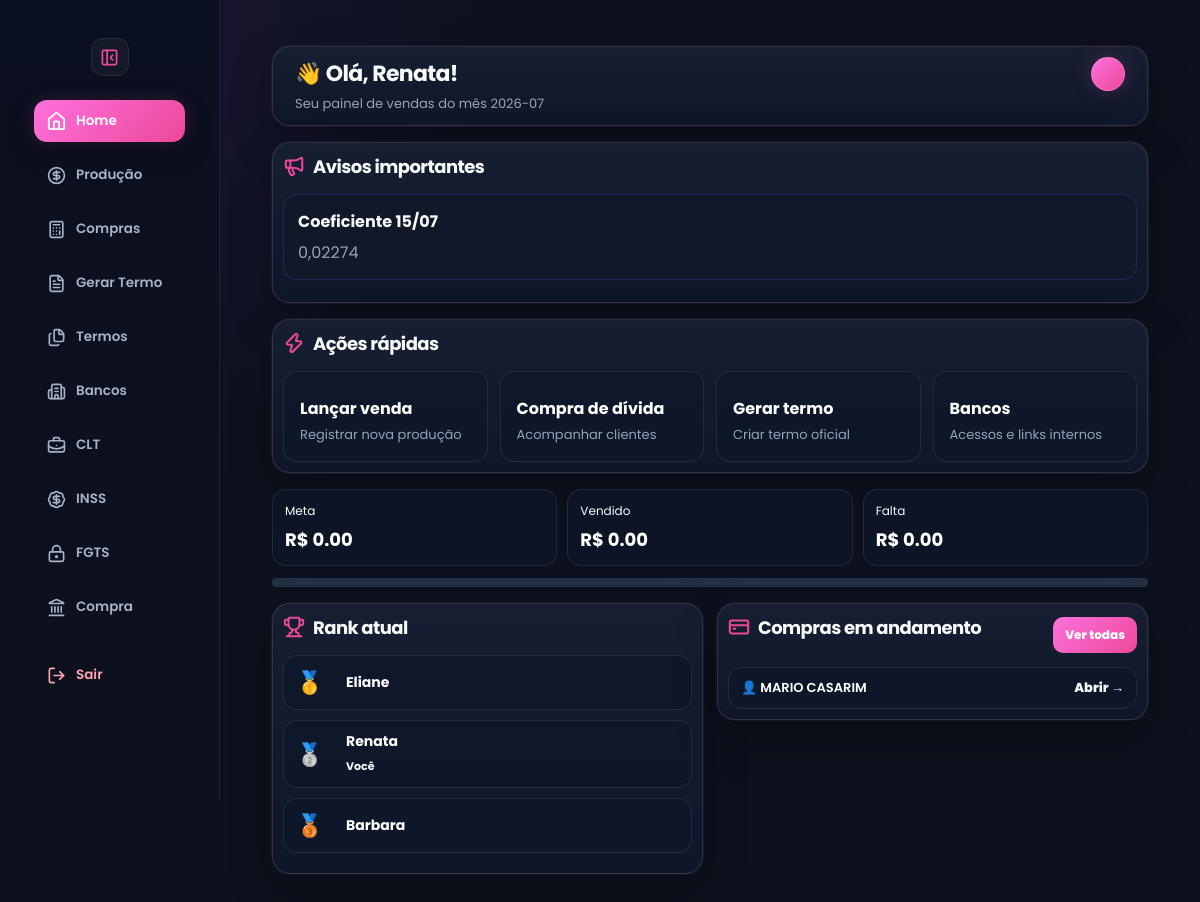
Page /home (signed in) on the earlier database version.
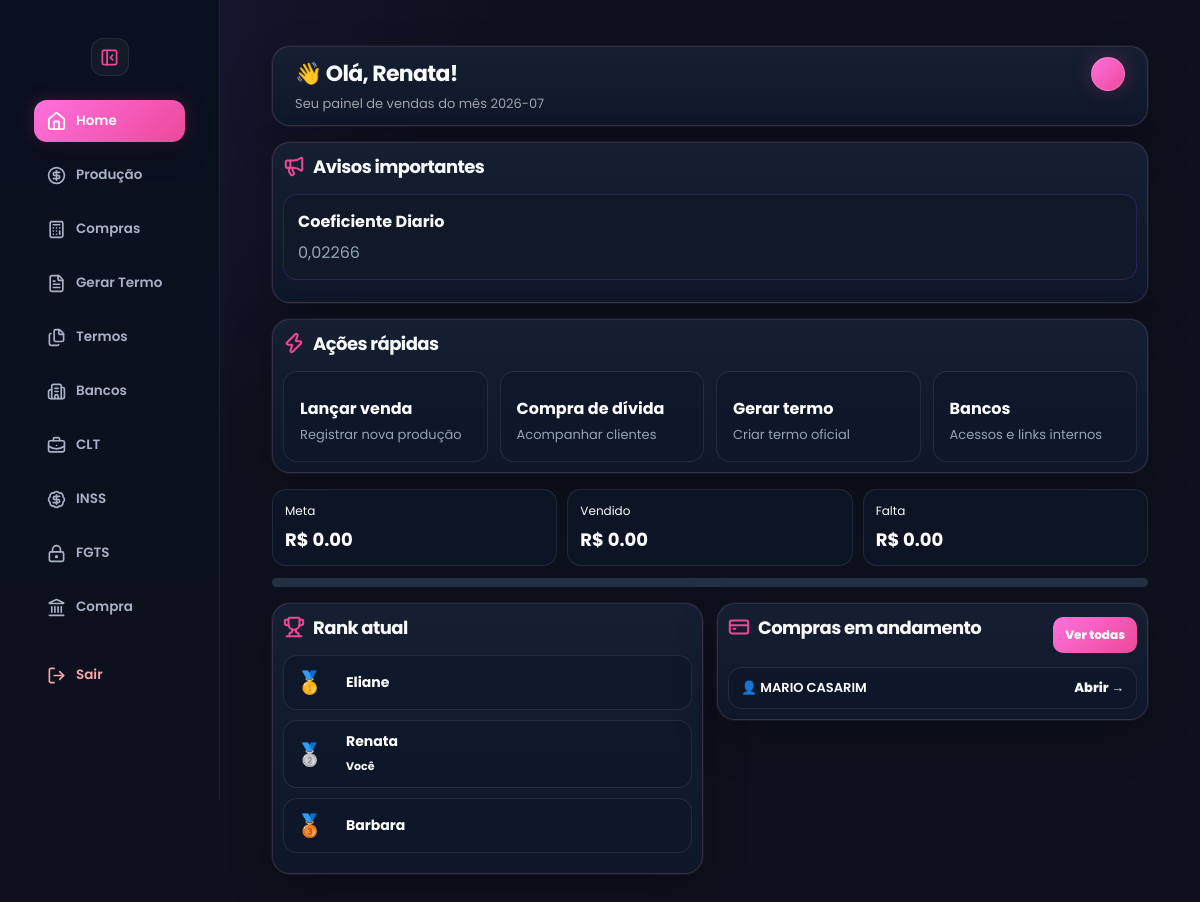
Same page on the later database version.
### tables this page shows
CREATE TABLE avisos (
    id INTEGER PRIMARY KEY AUTOINCREMENT,
    titulo TEXT,
    mensagem TEXT
, criado_em TEXT, categoria TEXT DEFAULT 'informativo');

CREATE TABLE usuarios (
    id INTEGER PRIMARY KEY AUTOINCREMENT,
    usuario TEXT UNIQUE,
    senha TEXT,
    tipo TEXT
, tema TEXT DEFAULT 'rose', cpf TEXT, email TEXT, ativo INTEGER DEFAULT 1, ultimo_login TEXT);

CREATE TABLE clientes_compra (
            id INTEGER PRIMARY KEY AUTOINCREMENT,
            usuario_id INTEGER,
            usuario_nome TEXT,

            nome TEXT NOT NULL,
            cpf TEXT,
            telefone TEXT,

            parcela_nova REAL DEFAULT 0,
            coeficiente REAL DEFAULT 0,
            valor_liberado REAL DEFAULT 0,

            status TEXT DEFAULT 'EM ANDAMENTO',
            data_criacao DATETIME DEFAULT CURRENT_TIMESTAMP
        , rg TEXT, profissao TEXT, endereco TEXT, numero TEXT, bairro_complemento TEXT, cidade TEXT DEFAULT 'Paraguaçu Paulista', estado TEXT DEFAULT 'SP');

### app.py (the view, shortened to what this page needs)
@app.route("/home")
def home():
    if not verificar_login():
        return redirect("/")
    tipo_usuario = session.get("tipo", "").lower().strip()
    if tipo_usuario not in ["master", "adm", "admin"]:
        return home_vendas()

### app.py (called while the page is built)
def tema_usuario():
    if "usuario_id" not in session:
        return "rose"
    conn = conectar()
    cursor = conn.cursor()
    cursor.execute("""
        SELECT tema
        FROM usuarios
        WHERE id = ?
    """, (session["usuario_id"],))
    user = cursor.fetchone()
    conn.close()
    return user["tema"] if user and user["tema"] else "rose"

def dias_uteis_mes(ano, mes):
    total_dias = calendar.monthrange(ano, mes)[1]
    dias_uteis = 0
    for dia in range(1, total_dias + 1):
        if date(ano, mes, dia).weekday() < 5:  # seg a sex
            dias_uteis += 1
    return dias_uteis

def dias_uteis_passados():
    hoje = date.today()
    dias = 0
    for dia in range(1, hoje.day + 1):
        if date(hoje.year, hoje.month, dia).weekday() < 5:
            dias += 1
    return dias

def necessario_por_dia(meta, pago, dias_uteis, dias_passados):
    restantes = dias_uteis - dias_passados
    if restantes <= 0:
        return 0
    falta = meta - pago
    if falta <= 0:
        return 0
    return round(falta / restantes, 2)

@app.context_processor
def variaveis_globais():
    return {
        "tema": tema_usuario()
    }

def verificar_login():
    return "usuario" in session

### templates/home_vendas.html (shortened to what the changed rows need)
<!DOCTYPE html>
<html lang="pt-br" data-theme="{{ tema }}">
<head>
<link rel="stylesheet" href="{{ url_for('static', filename='style.css') }}">
<link rel="stylesheet" href="{{ url_for('static', filename='design.css') }}">
</head>
<body>
<div class="conteudo">
<div class="page">
    <div class="topo">
        <div>
            <h1>👋 Olá, {{ usuario }}!</h1>
        </div>
    </div>
    <div class="box-compra home-destaque">
        <h2><i data-lucide="megaphone"></i>Avisos importantes</h2>
        {% for aviso in avisos %}
        <div class="aviso-home-vendas">
            <strong>{{ aviso["titulo"] }}</strong>
            <p>{{ aviso["mensagem"] }}</p>
        </div>
        {% endfor %}
    </div>
    <div class="box-compra">
        <h2><i data-lucide="zap"></i>Ações rápidas</h2>
    </div>
<div class="grid-home-vendas">
<div class="box-compra ranking-compacto">
   <h2><i data-lucide="trophy"></i>Rank atual</h2>
{% for r in ranking_vendedoras[:3] %}
<div class="ranking-limpo {% if r['usuario'] == usuario %}ranking-eu{% endif %}">
    <div class="ranking-posicao">
        {% if loop.index == 1 %}
            🥇
        {% elif loop.index == 2 %}
            🥈
        {% elif loop.index == 3 %}
            🥉
        {% endif %}
    </div>
    <div class="ranking-nome">
        <strong>{{ r["usuario"] }}</strong>
        {% if r["usuario"] == usuario %}
            <span>Você</span>
        {% endif %}
    </div>
</div>
{% endfor %}
</div>
       <div class="box-compra compras-compactas">
    <div class="home-vendas-section-topo">
        <h2>
    <i data-lucide="credit-card"></i>Compras em andamento</h2>
    </div>
    <div class="lista-compras-compacta">
        {% for c in clientes_compra %}
        <div class="compra-compacta-item">
            <span>👤 {{ c["nome"] }}</span>
            <a href="/compra-divida/cliente/{{ c['id'] }}">
                Abrir →
            </a>
        </div>
        {% endfor %}
    </div>
</div>
</body>
</html>

Differences in the rows shown:
removed avisos: titulo "Coeficiente 15/07", mensagem "0,02274"
added avisos: titulo "Coeficiente Diario", mensagem "0,02266"
